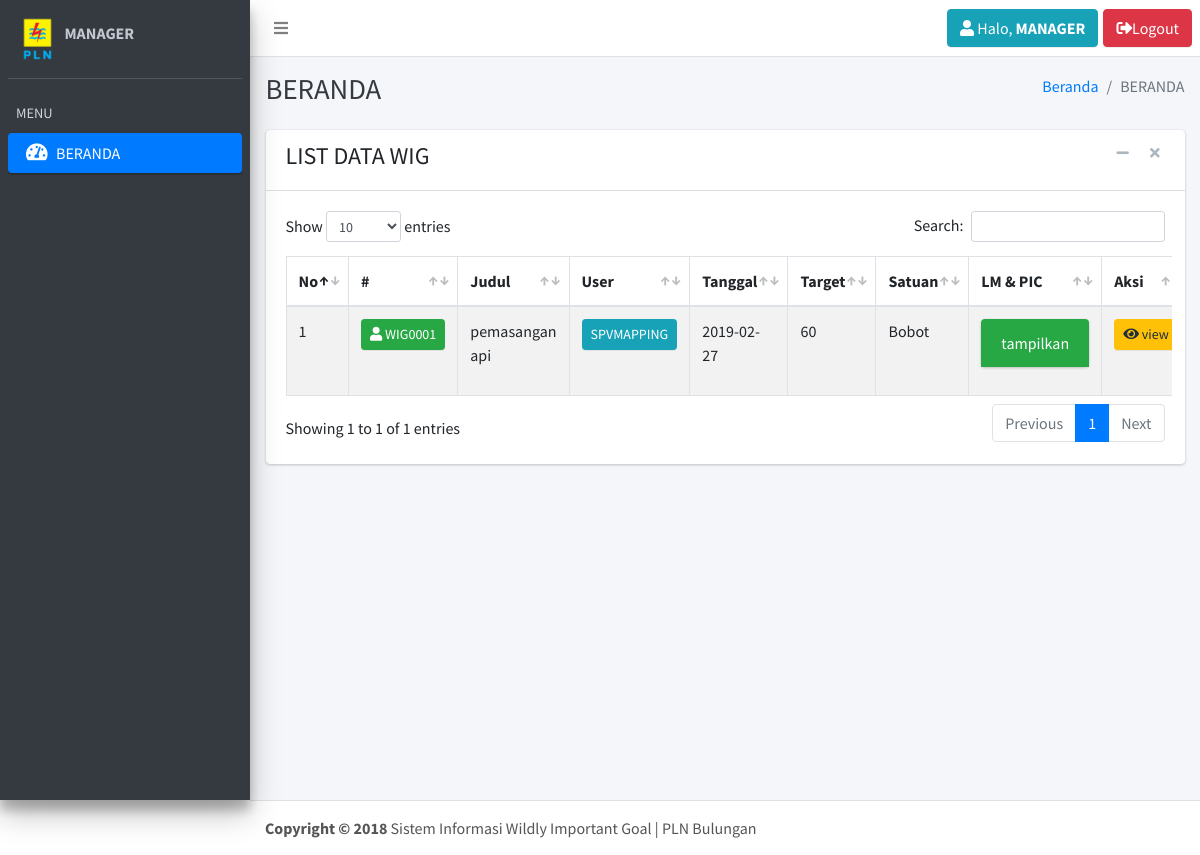
The page /index.php?page=beranda (signed in) on the database its author committed.
### tables this page shows
CREATE TABLE `tbl_user` (
  `username` varchar(30) NOT NULL,
  `password` varchar(10) NOT NULL,
  `role` int(5) NOT NULL
);

CREATE TABLE `tbl_wig` (
  `id_wig` varchar(15) NOT NULL,
  `polaritas` varchar(7) NOT NULL,
  `tipe` varchar(15) NOT NULL,
  `username` varchar(30) NOT NULL,
  `judul` text NOT NULL,
  `tanggal` date NOT NULL,
  `target` int(10) NOT NULL,
  `satuan` varchar(25) NOT NULL
);

### page/beranda.php (the view, shortened to what this page needs)
<div class="content-wrapper">
    <div class="content-header">
        <div class="container-fluid">
            <div class="row mb-2">
                <div class="col-sm-6">
                    <h1 class="m-0 text-dark">BERANDA</h1>
                </div>
                <div class="col-sm-6">
                    <ol class="breadcrumb float-sm-right">
                        <li class="breadcrumb-item"><a href="?page=beranda">Beranda</a></li>
                        <li class="breadcrumb-item active">BERANDA</li>
                    </ol>
                </div>
            </div>
        </div>
    </div>
    <div class="content">
        <div class="container-fluid">
            <?php if ($userdata['role'] == 1 || $userdata['role'] == 2) { ?>
            <div class="row">
                <div class="col-md-12">
                    <div class="card card-default">
                        <div class="card-header">
                            <h4>LIST DATA WIG</h4>
                            <div class="card-tools">
                                <button type="button" class="btn btn-tool" data-widget="collapse"><i class="fa fa-minus"></i></button>
                                <button type="button" class="btn btn-tool" data-widget="remove"><i class="fa fa-remove"></i></button>
                            </div>
                        </div>
                        <div class="card-body">
                            <div class="row">
                                <div class="table-responsive">
                                    <table id="example1" class="table table-bordered table-striped">
                                        <thead>
                                            <tr>
                                                <th>No</th>
                                                <th>#</th>
                                                <th>Judul</th>
                                                <th>User</th>
                                                <th>Tanggal</th>
                                                <th>Target</th>
                                                <th>Satuan</th>
                                                <th>LM & PIC</th>
                                                <th>Aksi</th>
                                            </tr>
                                        </thead>
                                        <tbody>
                                            <?php
                                            $no = 1;
                                            $sql = mysqli_query($conn,"SELECT * FROM tbl_wig
                                                                       JOIN tbl_user WHERE tbl_wig.username=tbl_user.username") or die (mysqli_error($conn));
                                            while($data = mysqli_fetch_array($sql)){ ?>
                                                <tr>
                                                    <td><?= $no ?></td>
                                                    <td><a class="btn btn-success btn-sm" href="#"><i class="fas fa-user"></i> <?= $data['id_wig'] ?></a></td>
                                                    <td><?= $data['judul'] ?></td>
                                                    <td><a href="#" class="btn btn-info btn-sm"><?= $data['username'] ?></a></td>
                                                    <td><?= $data['tanggal'] ?></td>
                                                    <td><?= $data['target'] ?></td>
                                                    <td><?= $data['satuan'] ?></td>
                                                    <td>
                                                    <div class="card card-success">
                                                        <div class="card-header">
                                                            <a data-toggle="collapse" data-parent="#accordion" href="#collapse_<?= $data['id_wig']?>" class="collapsed" aria-expanded="false">
                                                            tampilkan
                                                            </a>
                                                        </div>
                                                            <?= GetLM($data['id_wig']) ?>
                                                        </div>
                                                        </div>
                                                    </div>
                                                    <td>
                                                    <?php if ($userdata['username'] == $data['username']) { ?>
                                                        <a class="btn btn-warning btn-sm" href="?page=wigview&id=<?php echo $data['id_wig']; ?>"><i class="fas fa-eye"></i> view</a>
                                                        <a class="btn btn-primary btn-sm" href="?page=wigedit&id=<?php echo $data['id_wig']; ?>"><i class="fas fa-edit"></i> Edit</a>
                                                        <a class="btn btn-danger btn-sm" href="?page=wighapus&id=<?php echo $data['id_wig']; ?>"><i class="fas fa-trash"></i> hapus</a>
                                                    <?php } else { ?>
                                                        <a class="btn btn-warning btn-sm" href="?page=wigview&id=<?php echo $data['id_wig']; ?>"><i class="fas fa-eye"></i> view</a>
                                                    <?php } ?>
                                                    </td>
                                            <?php $no++; } ?>
                                </div>
                            </div>
                        </div>
                    </div>
                </div>
            </div>
            <?php } ?>
        </div>
    <footer class="main-footer">
        <strong>Copyright &copy; 2018</strong> Sistem Informasi Wildly Important Goal | PLN Bulungan
    </footer>

### header.php (shortened to what this page needs)
<?php
$user = $_SESSION['username'];
$sql = mysqli_query($conn, "SELECT * FROM tbl_user WHERE username='$user'");
$userdata = mysqli_fetch_array($sql);
    function GetLM($params){
        include "lib/koneksi.php";
        $getlm  = mysqli_query($conn, "SELECT lm_pic FROM tbl_lm WHERE id_wig='$params'") or die (mysqli_error($koneksi));
        $datalm = mysqli_fetch_array($getlm);
        $json = json_decode($datalm['lm_pic']);
        echo "<div class='table-responsive'><table><tr><th>No.</th><th>LM</th><th>PIC</th></tr>";
        echo "</div></table>";
    }
?>
<ul class="navbar-nav">
    <li class="nav-item">
        <a class="nav-link" data-widget="pushmenu" href="#"><i class="fa fa-bars"></i></a>
    </li>
</ul>
<ul class="navbar-nav ml-auto">
    <li class="nav-item">
        <a class="btn btn-info" style="margin-right:5px;" href="?page=profile&id=<?= $userdata['username'] ?>" data-toggle="tooltip" data-placement="bottom" title="Lihat Profile">
        <i class="fas fa-user"></i> Halo, <strong><?= strtoupper($userdata['username']) ?></strong>
        </a>
    </li>
    <li class="nav-item">
        <a class="btn btn-danger" href="?page=logout"><i class="fas fa-sign-out-alt"></i>Logout</a>
    </li>
</ul>

### sidebar.php (shortened to what this page needs)
<div class="sidebar">
    <div class="user-panel mt-3 pb-3 mb-3 d-flex">
        <div class="image">
            <img src="dist/img/PLN.png">
        </div>
        <div class="info">
            <a class="d-block"><strong><?= strtoupper($userdata['username']) ?></strong></a>
        </div>
    </div>
    <nav class="mt-2">
        <ul class="nav nav-pills nav-sidebar flex-column" data-widget="treeview" role="menu" data-accordion="false">
            <li class="nav-header">MENU</li>
            <li class="nav-item">
                <a href="?page=beranda" class="nav-link
                <?php if ($_GET['page'] == 'beranda'){ echo "active"; } ?>">
                <i class="nav-icon fas fa-tachometer-alt"></i>
                    <p>BERANDA</p>
                </a>
            </li>
        </ul>
    </nav>
</div>

### rows shown on the page
tbl_user: username "MANAGER"
tbl_wig: id_wig "WIG0001", judul "pemasangan api", username.username "SPVMAPPING", tanggal "2019-02-27", target "60", satuan "Bobot"
